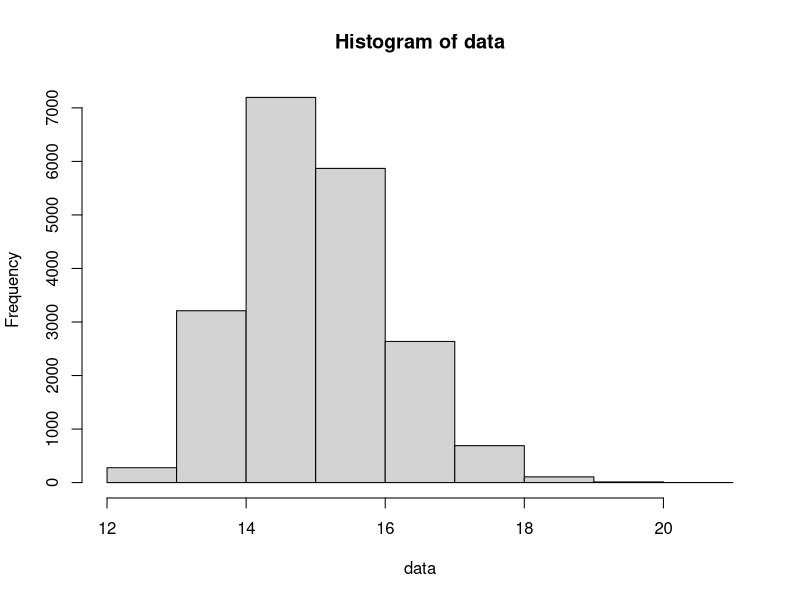
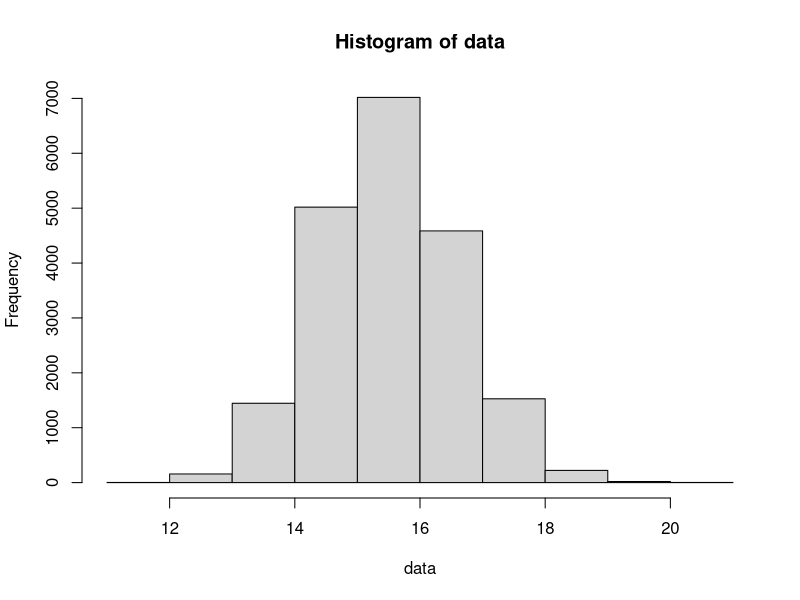
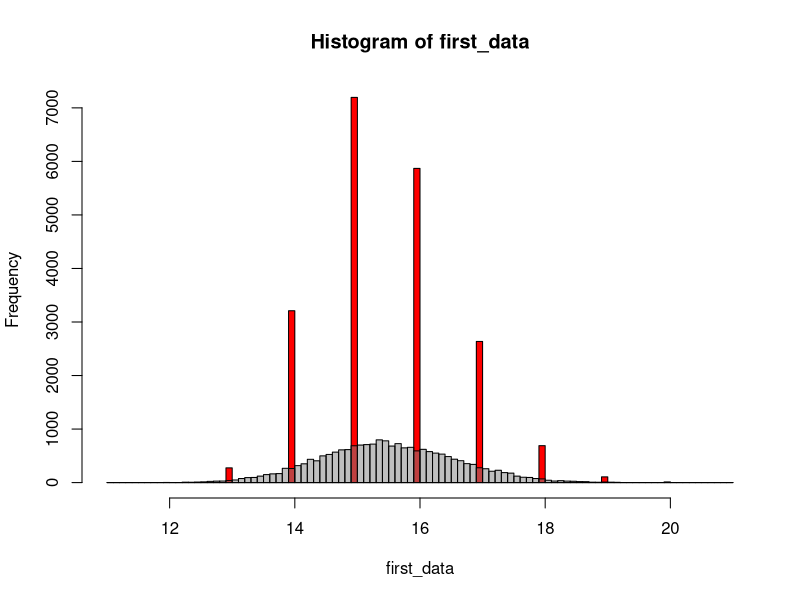
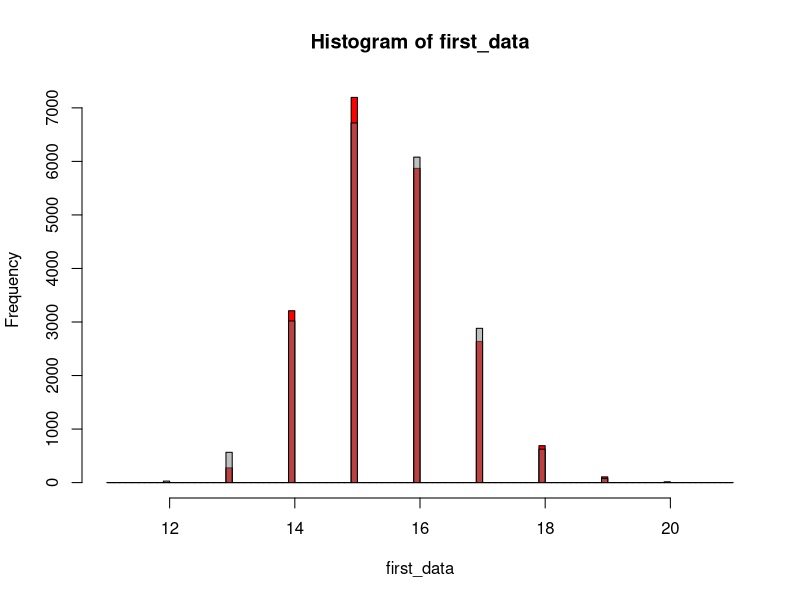
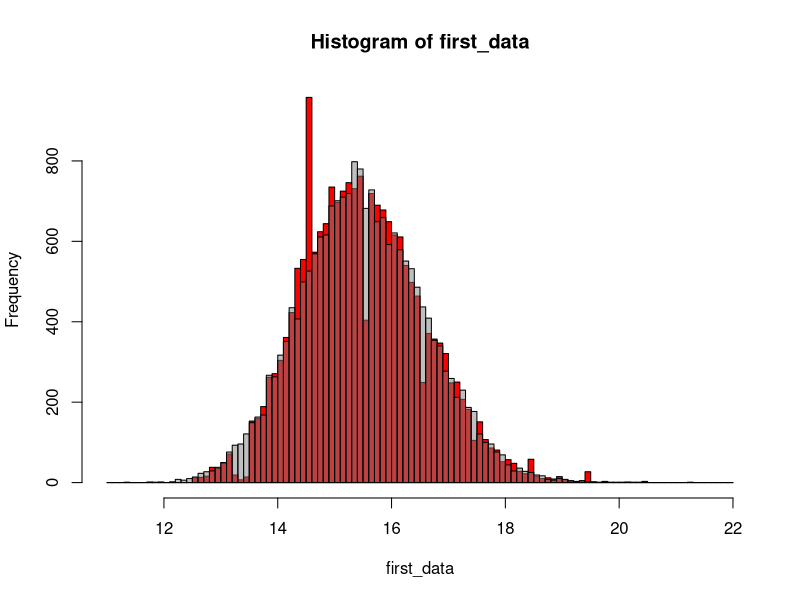
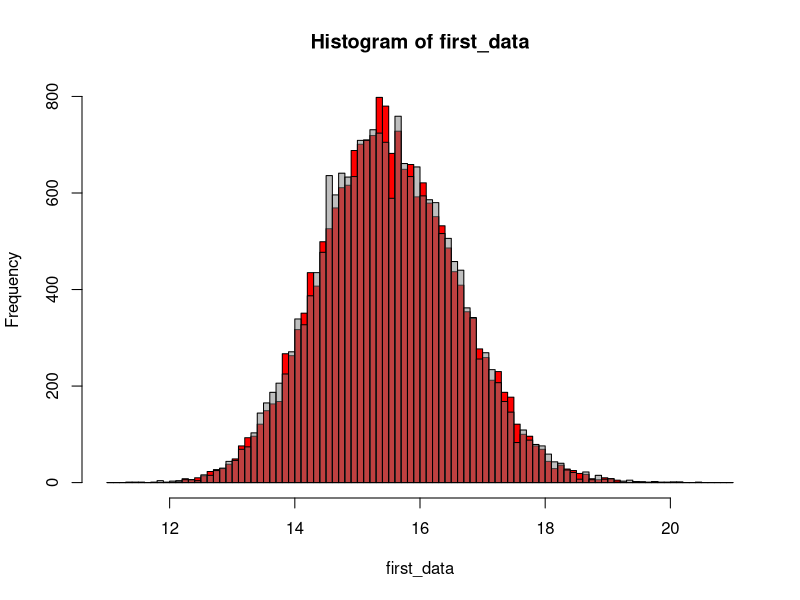
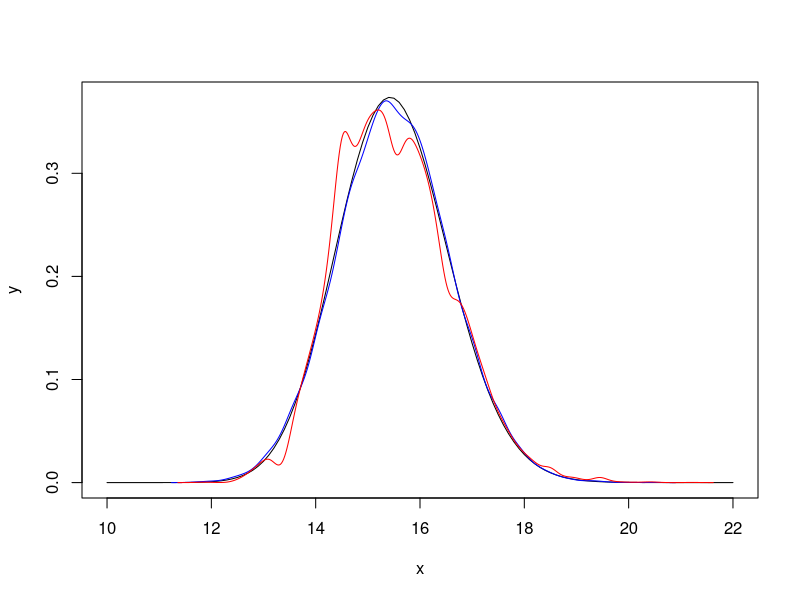
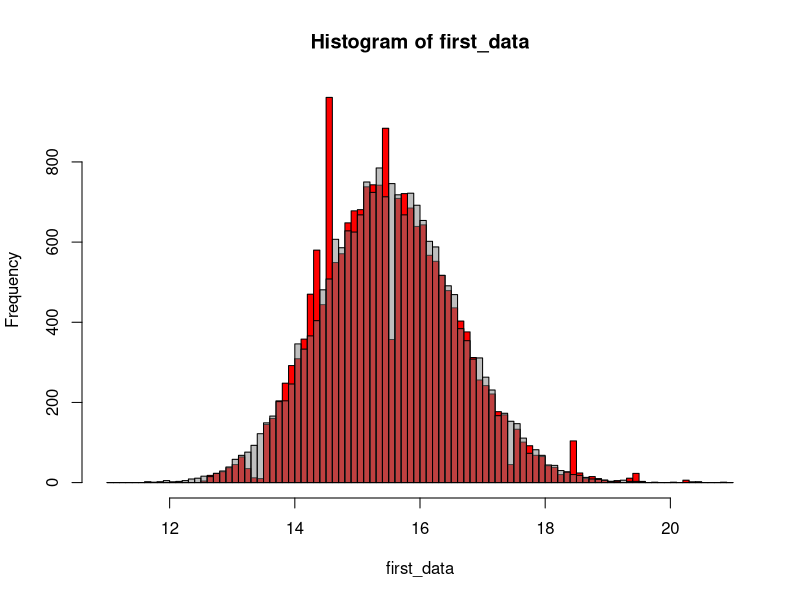

Here is the R script that generated these plots, in order:
library( MASS )

## Function for getting data (it's discrete) from experiment with our model
get_discrete_data = function() {
  value_count <- c(3, 275, 3210, 7195, 5869, 2637, 690, 107, 13, 1)
  values <- 12:21
  data <- rep(values, value_count)
  return (data)
}

## Print histogram
print_hist = function(data) {
  min_border = floor(min(data))
  max_border = ceiling(max(data))
  data_breaks = c(min_border : max_border)
  
  hist(data, breaks = data_breaks)
}

## Print two histograms
print_two_histogram = function(first_data, second_data) {
  min_border = min( floor(min(first_data)), floor(min(second_data)) )
  max_border = max( ceiling(max(first_data)), ceiling(max(second_data)) )
  data_breaks = seq(min_border, max_border, 0.1)
  data_xlim = c(min_border, max_border)
  
  par(mfrow = c(1, 1))
  hist(first_data, breaks = data_breaks, col = "red", xlim = data_xlim)
  hist(second_data, breaks = data_breaks, col = rgb(0.5, 0.5, 0.5, 0.5), add = TRUE)
}

## Get discrete data
discrete_data = get_discrete_data()
discrete_data_length = length(discrete_data)
## Print discrete data few ways
table(discrete_data)
print_hist(discrete_data)

## Function for finding parameters for our data when we except that it's gamma distribution
find_distibution_parameters = function(data) {
  start_shape = 155
  start_rate = start_shape / 15.5
  
  parameters = fitdistr(data, "gamma", list(shape = start_shape, rate = start_rate))
  return (parameters$estimate)
}

## Find parameters for discrete data
discrete_data_parameters = find_distibution_parameters(discrete_data)
discrete_data_shape = discrete_data_parameters[1]
discrete_data_rate = discrete_data_parameters[2]

## Function for checking a simple hypothesis with ks.test
check_simple_hypothesis = function(data, data_parameteres) {
  ks.test(data, "pgamma", shape = data_parameteres[1], rate = data_parameteres[2])
}

## Check a simple hypothesis with ks.test. Reject it (because of the discrete data)
check_simple_hypothesis(discrete_data, discrete_data_parameters)

## Generate vector of gamma distribution values
genetate_gamma_distribution_data = function(data_length, data_parameteres) {
  data = rgamma(data_length, shape = data_parameteres[1], rate = data_parameteres[2])
}
gamma_data_length = discrete_data_length
gamma_data_parameters = discrete_data_parameters
gamma_data = genetate_gamma_distribution_data(gamma_data_length, gamma_data_parameters)
print_hist(gamma_data)

## Print two histograms. Not good Graphics.
## We need to round gamma distribution or to get continuous data 
print_two_histogram(discrete_data, gamma_data)

## Function for getting round data from continuous data
get_round_data = function(data) {
  return (round(data))
}
round_gamma_data = get_round_data(gamma_data)
print_two_histogram(discrete_data, round_gamma_data)
## Check that gamma data is gamma distribution, but round gamma data is not!
check_simple_hypothesis(gamma_data, gamma_data_parameters)
check_simple_hypothesis(round_gamma_data, gamma_data_parameters)

## Function for getting continuous data from discrete data.
## Generate gamma distribution and get fractional part of it,
## and then add it to our data
get_continuous_data = function(data, data_length, data_parameters) {
  gamma_data = sort(genetate_gamma_distribution_data(data_length, data_parameters))
  round_gamma_data = get_round_data(gamma_data)
  added_values = gamma_data - round_gamma_data
  data = sort(data)
  
  continuous_data = data + added_values
  return (continuous_data)
}
continious_data = get_continuous_data(discrete_data, discrete_data_length, discrete_data_parameters)
print_two_histogram(continious_data, gamma_data)
## Check that gamma data is gamma distribution, but continuous data is not! (Wrong parameters maybe)
check_simple_hypothesis(gamma_data, gamma_data_parameters)
check_simple_hypothesis(continious_data, gamma_data_parameters)
## Check that continuous round gamma data is gamma distribution.
## It proves that our method is work.
continuous_round_gamma_data = get_continuous_data(round_gamma_data, gamma_data_length, gamma_data_parameters)
print_two_histogram(gamma_data, continuous_round_gamma_data)
check_simple_hypothesis(gamma_data, gamma_data_parameters)
check_simple_hypothesis(continuous_round_gamma_data, gamma_data_parameters)

## Now we need to find correct parameters for our data
## Function for printing ideal density of the gamma distribution and
## the density of our continuous data that was discrete
print_densities = function(data, data_length, data_parameters) {
  continuous_data = get_continuous_data(data, data_length, data_parameters)
  
  par(mfrow = c(1, 1))
  x = seq(10, 22, by=0.1)
  y = dgamma(x, shape = data_parameters[1], rate = data_parameters[2])
  plot(x, y, col = "transparent")
  lines(x, y, col = "black")
  
  gamma_data = genetate_gamma_distribution_data(data_length, data_parameters)
  den <- density(gamma_data)
  lines(den$x, den$y, col = "blue")
  
  den <- density(continious_data)
  lines(den$x, den$y, col = "red")
  
  return (c(continuous_data, gamma_data))
}

cur_data_shape = 210
cur_data_rate = cur_data_shape / 15.5
cur_data_parameters = c(cur_data_shape, cur_data_rate)
dates = print_densities(discrete_data, discrete_data_length, cur_data_parameters)
cur_continuous_data = dates[1:discrete_data_length]
cur_gamma_data = dates[(discrete_data_length + 1):(2 * discrete_data_length)]

## Check that gamma data is gamma distribution, but continuous data is not! (Wrong parameters maybe)
print_two_histogram(cur_continuous_data, cur_gamma_data)
check_simple_hypothesis(cur_gamma_data, cur_data_parameters)
check_simple_hypothesis(cur_continuous_data, cur_data_parameters)
